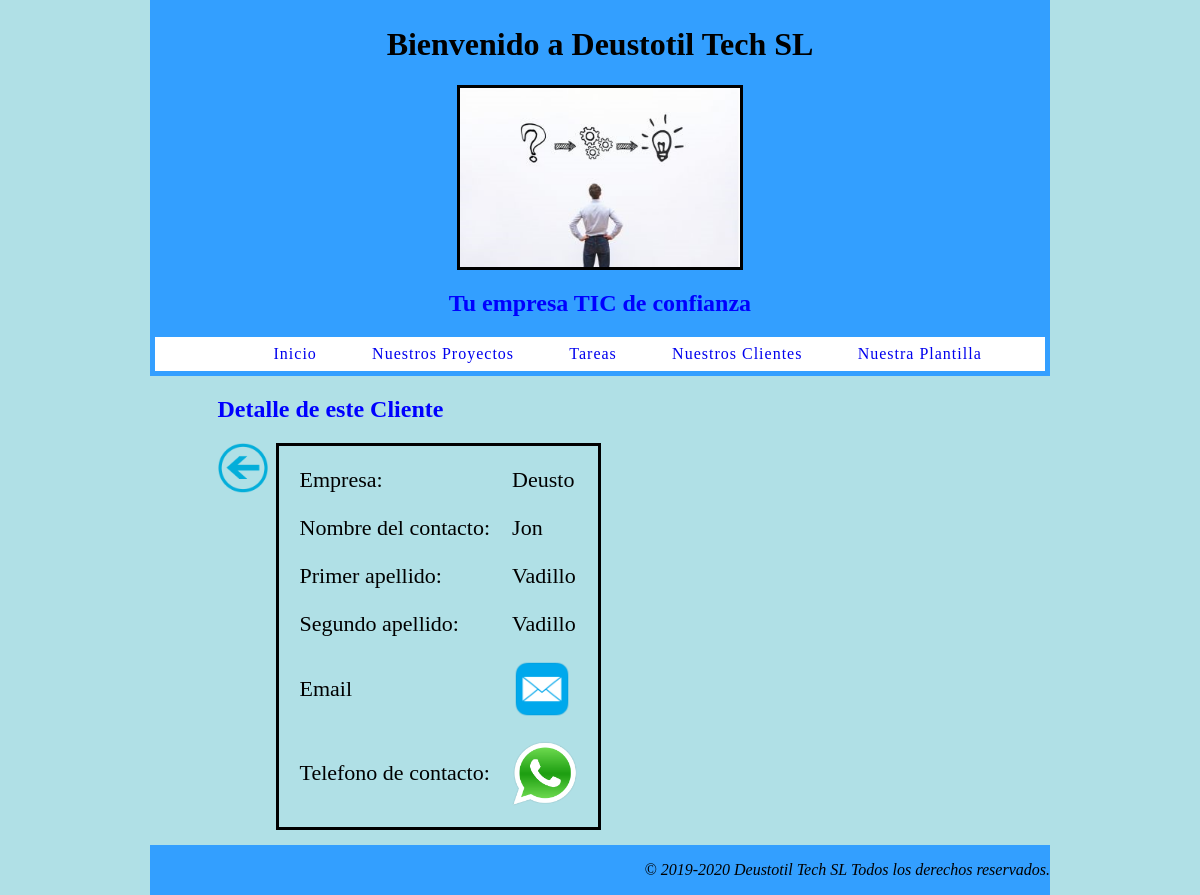
The page /index/cliente/6/ on the database its author committed.
### appDeustotilTECHSL/models.py (models this page shows, shortened)
class Cliente(models.Model):
    nombre_empresa = models.CharField(max_length=25)
    nombre_contacto = models.CharField(max_length=25)
    apellido1_contacto = models.CharField(max_length=25)
    apellido2_contacto = models.CharField(max_length=25)
    telf_cliente = models.IntegerField()
    email_cliente = models.EmailField()

### appDeustotilTECHSL/views.py (the view)
# urls.py: path('cliente/<int:pk>/', views.ClienteDetailView.as_view(), name='cliente'),
class ClienteDetailView(DetailView):
    model = Cliente
    template_name = 'cliente.html'
    def get_context_data(self, **kwargs):
        context = super(ClienteDetailView, self).get_context_data(**kwargs)
        context['titulo_pagina'] = 'Detalle de este Cliente'
        return context

### appDeustotilTECHSL/templates/cliente.html
{% extends "index.html" %}
{% load static %}
{% block contenido %}
    <a href="javascript: history.go(-1)"><img class="iconoAtras" src="{% static 'img/iconoAtras.png' %}"></a>
<table class="tablaObjeto">
    <tr>
        <td>Empresa:</td>
        <td>{{ cliente.nombre_empresa }}</td>
    </tr>
    <tr>
        <td>Nombre del contacto:</td>
        <td>{{ cliente.nombre_contacto }}</td>
    </tr>
    <tr>
        <td>Primer apellido:</td>
        <td>{{ cliente.apellido1_contacto}}</td>
    </tr>
    <tr>
        <td>Segundo apellido:</td>
        <td>{{ cliente.apellido1_contacto }}</td>
    </tr>
    <tr>
        <td>Email</td>
        <td><a href="mailto:{{ cliente.email }}"><img id="iconoMail" src="{% static 'img/iconoMail.png' %}"></a></td>
    </tr>
      <tr>
        <td>Telefono de contacto:</td>
        <td><a href="https://api.whatsapp.com/send?phone=+34{{telf_cliente.telefono}}"target="_blank"><img id="iconoWA" src="{% static 'img/iconoWA.png' %}"></a></td>
    </tr>
</table>
{% endblock %}

### appDeustotilTECHSL/static/css/main.css (style rules this page uses)
body { background-color: powderblue; width: 75%; margin: auto; }
.tablaObjeto { border-spacing: 20px; border-style: solid; border-color: black; table-layout: fixed; border-collapse: separate; margin-left: 5px; }
td { font-family: Cambria, Cochin, Georgia, Times, 'Times New Roman', serif; font-size: 22px; text-align: left; }
#iconoWA { height: 65px; width: 65px; float: left; }
#iconoMail { height: 60px; width: 60px; }
.iconoAtras { height: 50px; width: 50px; float: left; margin-right: 8px; }
a { text-decoration: none; background-image: linear-gradient(currentColor, currentColor); background-position: 0% 100%; background-repeat: no-repeat; background-size: 0% 2px; transition: background-size .4s; }

### rows shown on the page
Cliente: nombre_empresa "Deusto", nombre_contacto "Jon", apellido1_contacto "Vadillo"

### other values the page prints
{{ titulo_pagina }} "Detalle de este Cliente"
